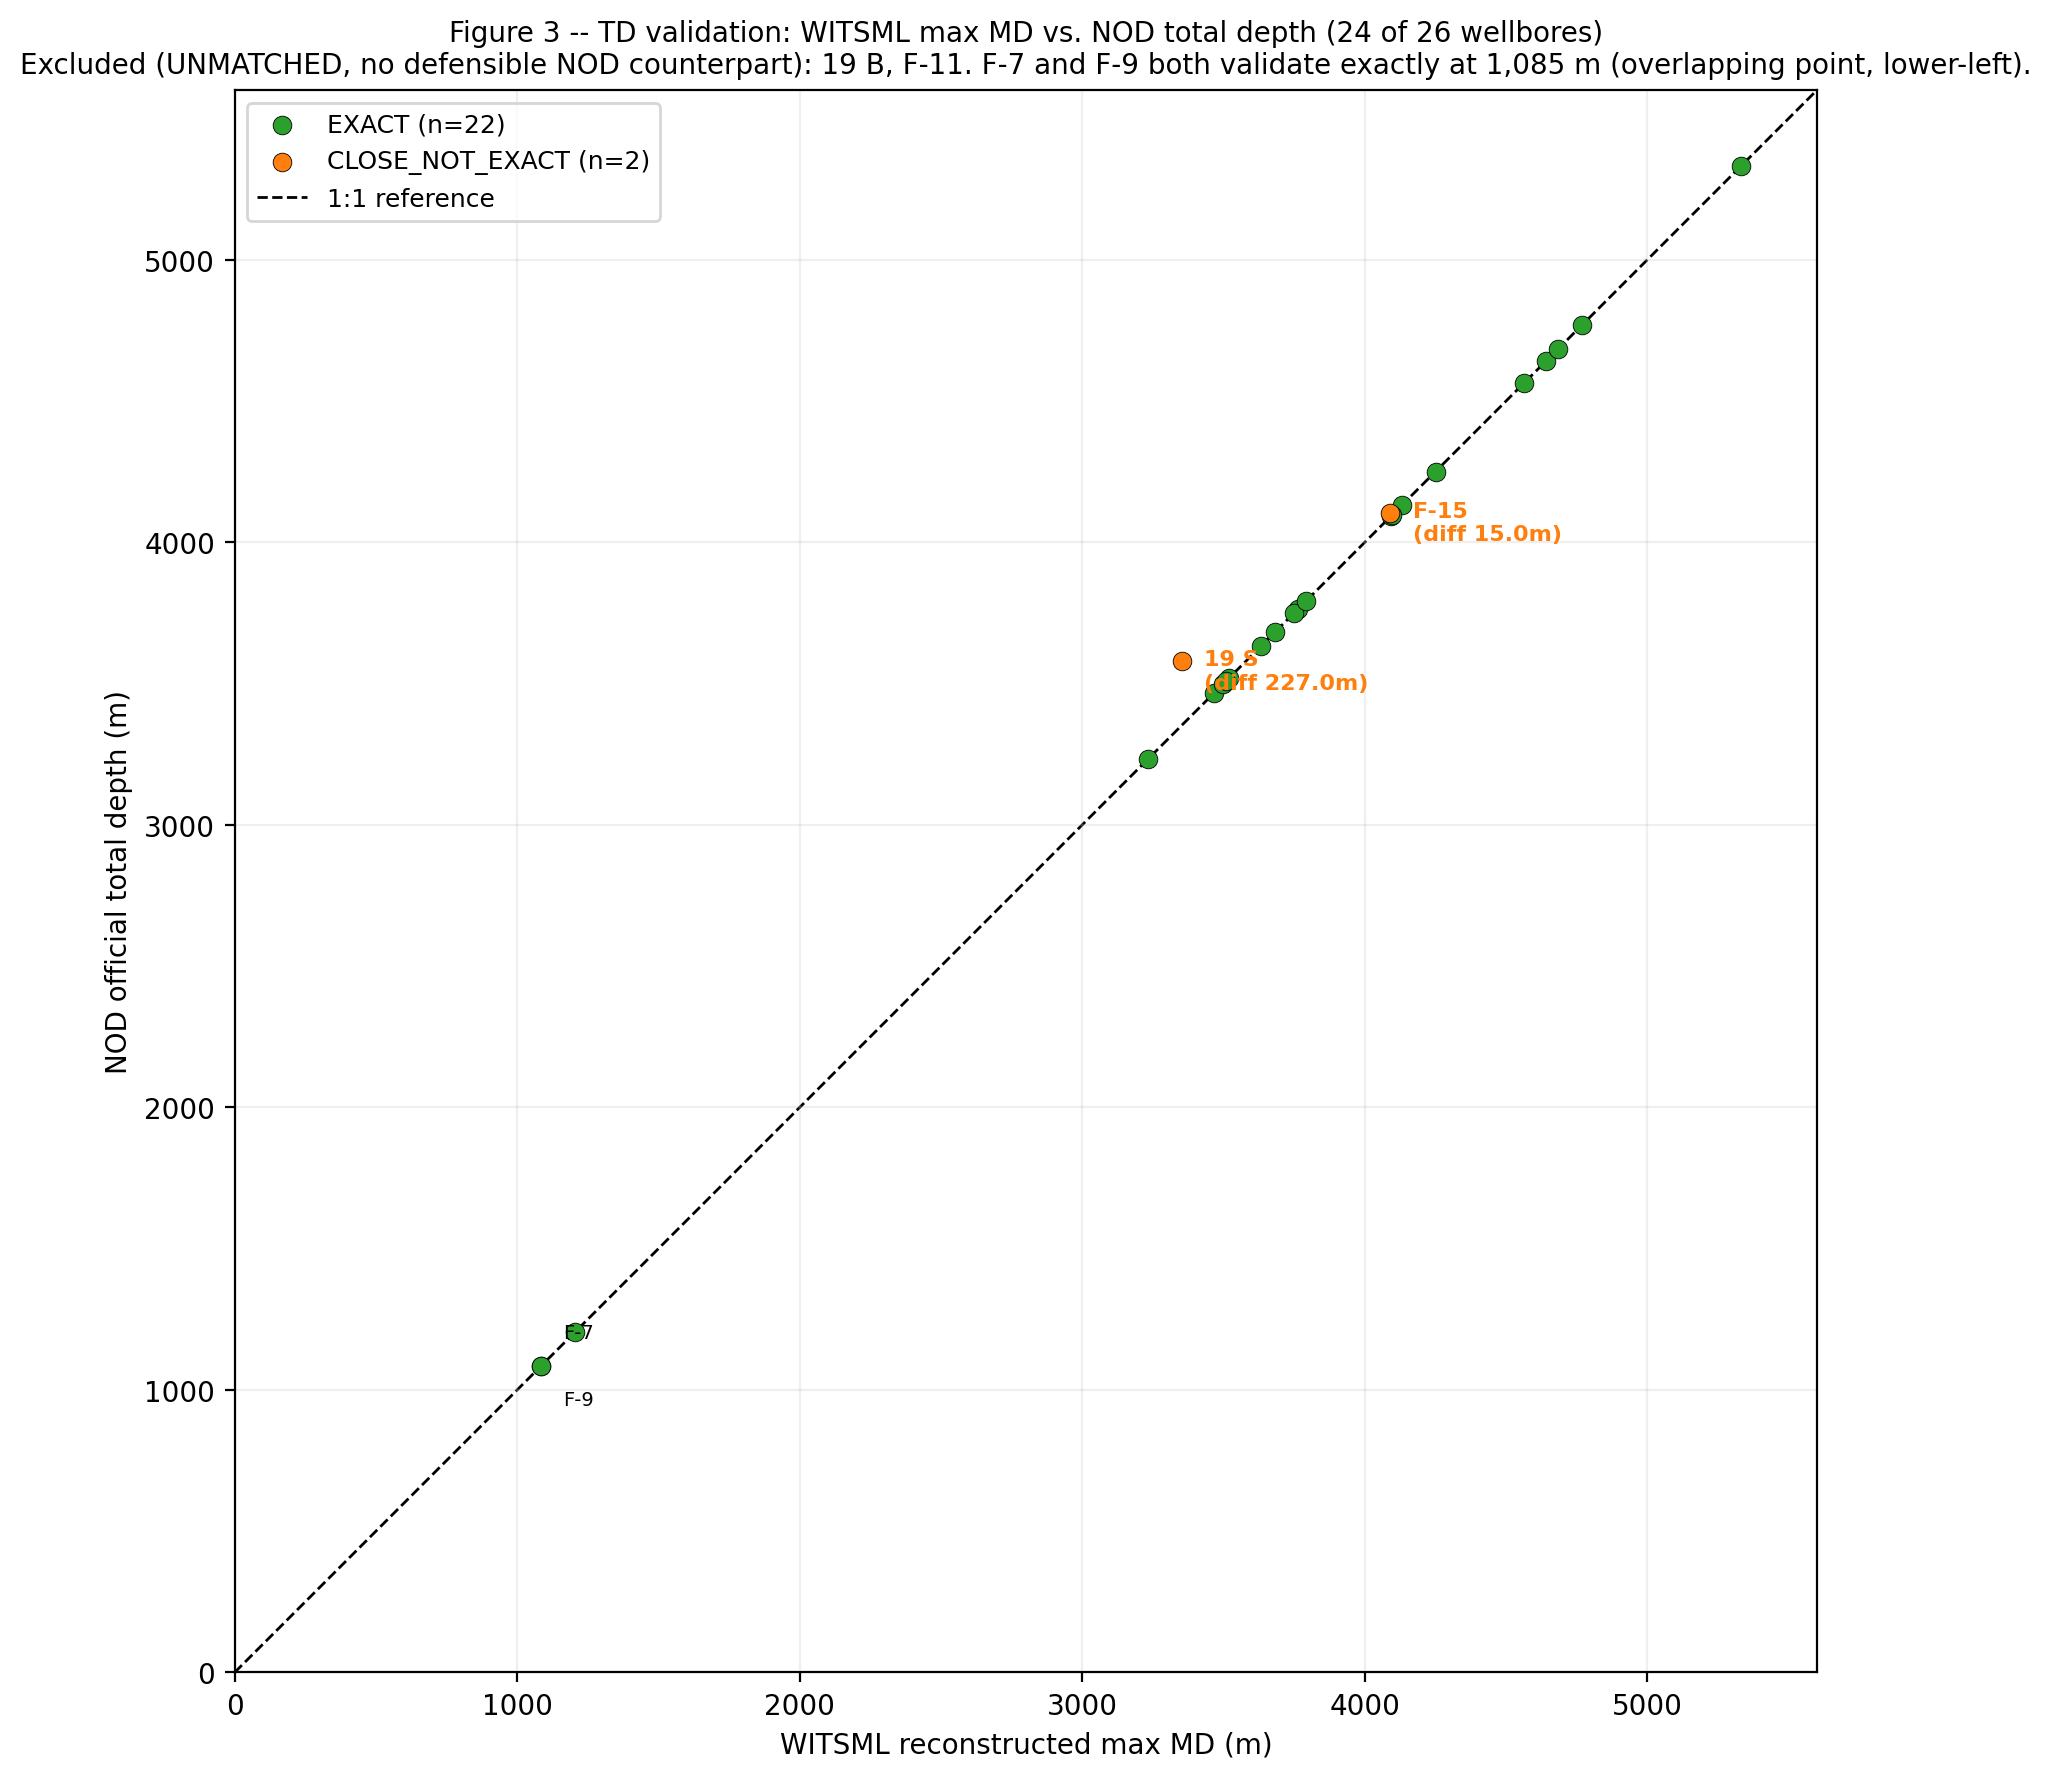

The script that saved this image:
"""
Figure 3 -- TD validation scatter: reconstructed WITSML max MD vs NOD total depth.
Data source: C:\\Volve\\paper2_rebuild\\td_validation.csv (Stage 5/3).

24 of 26 wellbores have a defensible NOD match (22 EXACT, 2 CLOSE_NOT_EXACT);
2 wellbores (NO 15/9-19 B, NO 15/9-F-11 base) are UNMATCHED -- no NOD total
depth exists for them under any defensible pairing (see td_validation.csv
notes) and they are EXCLUDED from this scatter (no y-value to plot), listed
separately in the figure caption instead of silently omitted.
"""
import csv
import matplotlib
matplotlib.use("Agg")
import matplotlib.pyplot as plt

DATA = r"C:\Volve\paper2_rebuild\td_validation.csv"

rows = []
with open(DATA, encoding="utf-8") as f:
    r = csv.DictReader(f)
    for row in r:
        rows.append(row)

matched = [r for r in rows if r["agreement"] != "UNMATCHED"]
unmatched = [r for r in rows if r["agreement"] == "UNMATCHED"]

fig, ax = plt.subplots(figsize=(9, 9))

colors = {"EXACT": "#2ca02c", "CLOSE_NOT_EXACT": "#ff7f0e"}
for agreement, color in colors.items():
    subset = [r for r in matched if r["agreement"] == agreement]
    x = [float(r["witsml_max_md_m"]) for r in subset]
    y = [float(r["nod_total_depth_m"]) for r in subset]
    ax.scatter(x, y, c=color, s=45, label=f"{agreement} (n={len(subset)})", zorder=3, edgecolors="black", linewidths=0.3)

# 1:1 reference line
lims = [0, 5600]
ax.plot(lims, lims, "k--", linewidth=1, zorder=1, label="1:1 reference")

# Label outliers (CLOSE_NOT_EXACT) and the F-7/F-9 overlap point explicitly
for r in matched:
    wb_short = r["witsml_wellbore"].replace("NO 15/9-", "")
    x = float(r["witsml_max_md_m"])
    y = float(r["nod_total_depth_m"])
    if r["agreement"] == "CLOSE_NOT_EXACT":
        ax.annotate(f"{wb_short}\n(diff {r['diff_m']}m)", (x, y), fontsize=8, xytext=(8, -10),
                    textcoords="offset points", color="#ff7f0e", fontweight="bold")
    if wb_short == "F-7":
        ax.annotate(wb_short, (x, y), fontsize=7, xytext=(8, 10), textcoords="offset points")
    elif wb_short == "F-9":
        ax.annotate(wb_short, (x, y), fontsize=7, xytext=(8, -14), textcoords="offset points")

ax.set_xlim(0, 5600)
ax.set_ylim(0, 5600)
ax.set_xlabel("WITSML reconstructed max MD (m)")
ax.set_ylabel("NOD official total depth (m)")
ax.set_aspect("equal")
ax.grid(alpha=0.2)
ax.legend(loc="upper left", fontsize=9)

unmatched_names = ", ".join(r["witsml_wellbore"].replace("NO 15/9-", "") for r in unmatched)
ax.set_title(
    "Figure 3 -- TD validation: WITSML max MD vs. NOD total depth (24 of 26 wellbores)\n"
    f"Excluded (UNMATCHED, no defensible NOD counterpart): {unmatched_names}. "
    "F-7 and F-9 both validate exactly at 1,085 m (overlapping point, lower-left).",
    fontsize=10
)

fig.tight_layout()
fig.savefig(r"C:\Volve\paper2_rebuild\figures\figure3_td_validation_scatter.png", dpi=200, bbox_inches="tight")
print("saved figure3_td_validation_scatter.png")
print(f"plotted: {len(matched)}, excluded as UNMATCHED: {[r['witsml_wellbore'] for r in unmatched]}")
